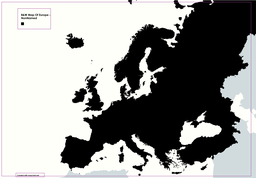
#> input picture Pathfinder Algorithm/Maps/MapOfEuropeNonNamed.png, 256 x 178 px, shrunk from 4592 x 3196 before the run, found by its file name
$ python MapTo2DArray.py
#> lines starting #> are read from the running program, lines starting #| are printed output that depends on the picture
from PIL import Image
import numpy as np

def closest_colour(rgb, colour_map, tolerance=10):
    for colour, value in colour_map.items():
        if all(abs(int(c1) - int(c2)) <= tolerance for c1, c2 in zip(rgb, colour)):
            return value
    return -1


image = Image.open(r"C:\Users\isaac\OneDrive\Desktop\NEA Project new\NEA-Project-2\Pathfinder Algorithm\Maps\MapOfEuropeNonNamed.png")
#> image is the input picture: PIL image 256x178 RGBA; mean R, G, B, A 151.1, 151.2, 149.6, 255
imageArray = np.array(image)

colourMap = {
    (0,0,0): 0, #black
    (255,255,250): 1, #white
    (163,73,164): 2 #purple (border)
}

mappedArray = np.zeros((imageArray.shape[0], imageArray.shape[1]), dtype=int)
print("processing")
for i in range(imageArray.shape[0]):
    for j in range(imageArray.shape[1]):
        rgb = tuple(imageArray[i, j])
        mappedArray[i, j] = closest_colour(rgb, colourMap)
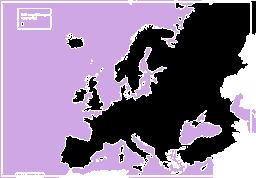
#> mappedArray: shape (178, 256) int64; 3 distinct labels, from -1 to 1; one colour per label, 0 black, -1 white
print("running")
np.save(r"C:\Users\isaac\OneDrive\Desktop\NEA Project new\NEA-Project-2\Pathfinder Algorithm\Maps", mappedArray)
